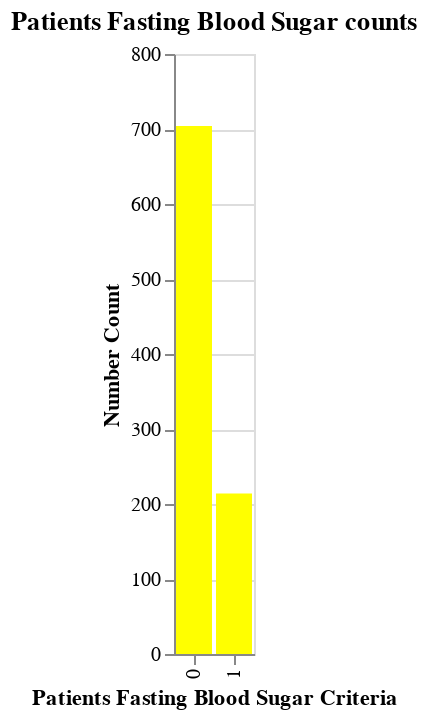

Notebook code for this chart:
### Code cell
#Figure 6: Patients fasting blood sugar counts.
plot_chart6= plot_value_counts(hf_pred, 'FastingBS', color='yellow', title="Patients Fasting Blood Sugar counts",
                               x_title= 'Patients Fasting Blood Sugar Criteria')
plot_chart6

### Figure 1 — Vega-Lite specification as saved in the notebook (floating-point values rounded to 4 significant figures)
{"config": {"view": {"continuousWidth": 300, "continuousHeight": 300}}, "data": {"name": "data-fa27ce989b3521f056c32823e36c61d8"}, "mark": {"type": "bar", "color": "yellow"}, "encoding": {"x": {"field": "FastingBS", "sort": "-y", "title": "Patients Fasting Blood Sugar Criteria", "type": "nominal"}, "y": {"field": "Count", "title": "Number Count", "type": "quantitative"}}, "title": "Patients Fasting Blood Sugar counts", "$schema": "https://vega.github.io/schema/vega-lite/v5.20.1.json", "datasets": {"data-fa27ce989b3521f056c32823e36c61d8": [{"FastingBS": 0, "Count": 704}, {"FastingBS": 1, "Count": 214}]}}
